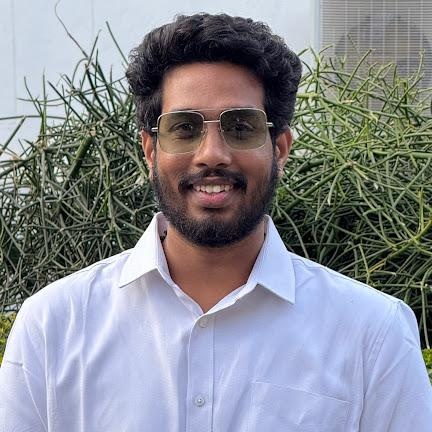
#> input picture assets/me.png, 432 x 432 px
$ python image_to_ascii.py assets/me.png
#> lines starting #> are read from the running program, lines starting #| are printed output that depends on the picture
#> in main, image is the input picture: PIL image 432x432 RGB; mean R, G, B 136.4, 138.9, 146.1
import sys
import os
from PIL import Image

# ASCII characters ordered by density
ASCII_CHARS = "MND8OZ$7I?+=~:,.. "

def scale_image(image, new_width=42, new_height=25):
    """Resizes the image to the target width and height."""
#> called with new_width = 42, new_height = 25
    return image.resize((new_width, new_height), Image.Resampling.LANCZOS)
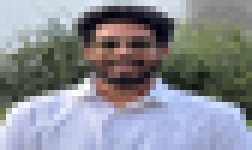
#> returned value: PIL image 42x25 RGB (shown 6 times larger); mean R, G, B 136.4, 138.9, 146

def convert_to_grayscale(image):
    """Converts the image to grayscale."""
    return image.convert("L")
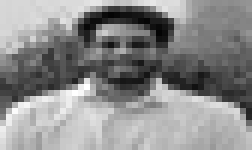
#> returned value: PIL image 42x25 L (shown 6 times larger); min 4, max 255, mean 139

def map_pixels_to_ascii(image):
    """Maps grayscale pixels to ASCII characters based on intensity."""
    pixels = image.getdata()
    ascii_str = []
    num_chars = len(ASCII_CHARS)
    for pixel_value in pixels:
        # Map 0-255 to index in ASCII_CHARS
        idx = int(pixel_value / 256.0 * num_chars)
        # Prevent index out of bounds
        idx = min(idx, num_chars - 1)
        ascii_str.append(ASCII_CHARS[idx])
#> this loop made 1050 passes
#> (pixel_value, idx) on passes 1 to 3: (215, 15), (213, 14), (215, 15)
#> after the loop, ascii_str = 1050 items, first 6: '.', ',', '.', '.', '.', ','
    return "".join(ascii_str)

def main():
    if len(sys.argv) < 2:
        print("Usage: python image_to_ascii.py <path_to_image>")
        print("Example: python image_to_ascii.py my_face.jpg")
        return

    img_path = sys.argv[1]
    if not os.path.exists(img_path):
        print(f"Error: File {img_path} not found.")
        return

    try:
        image = Image.open(img_path)
    except Exception as e:
        print(f"Error: Unable to open image. {e}")
        return

    # Resize and convert
    width = 42
    height = 25
    image = scale_image(image, width, height)
    image = convert_to_grayscale(image)

    # Convert pixels to ascii
    ascii_data = map_pixels_to_ascii(image)

    # Format into SVG tspan lines
    y_start = 30
    y_step = 20

    print("\n--- COPY AND PASTE THIS INTO YOUR SVG FILES (under <text class=\"ascii\">) --- \n")
    for i in range(height):
        start_idx = i * width
        end_idx = start_idx + width
        line_chars = ascii_data[start_idx:end_idx]

        # Escape XML special characters
        line_chars = line_chars.replace("&", "&amp;").replace("<", "&lt;").replace(">", "&gt;")

        # Pad with spaces to keep it aligned if necessary, but keep exact length
        line_chars = line_chars.ljust(width, " ")

        y_val = y_start + (i * y_step)
        print(f'<tspan x="15" y="{y_val}">{line_chars}</tspan>')
#> this loop made 25 passes
#> (printed output is left out)
    print("\n--------------------------------------------------------------------------\n")

if __name__ == "__main__":
    main()
